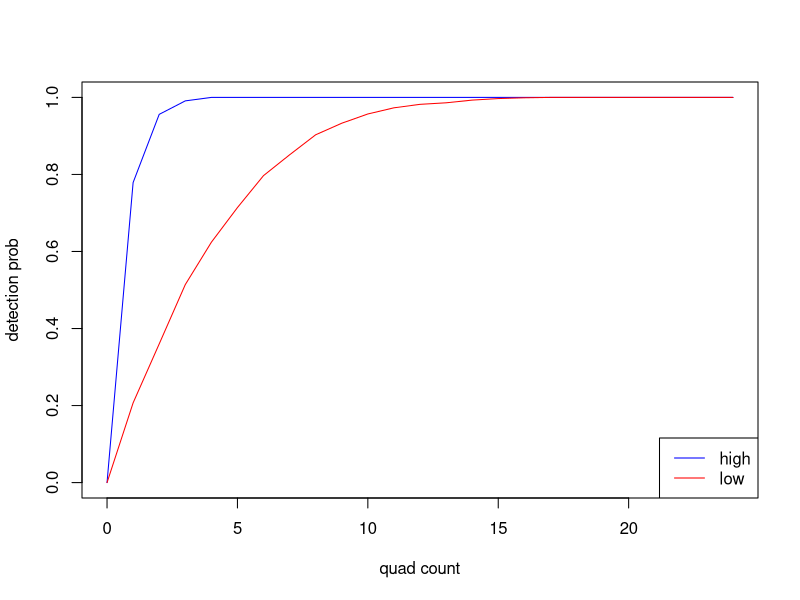

This chart was generated by the following R code:
################################################################
# write function to resample quadrats
quad_resamp <- function(quad_occupancy_vec, iterations){
  dframe.resamp <- matrix(nrow = iterations, ncol = length(quad_occupancy_vec))
  for(i in 1:iterations){
    dframe.resamp[i,] <- quad_occupancy_vec[sample(1:length(quad_occupancy_vec))]
    dframe.resamp[i,] <- cumsum(dframe.resamp[i,])
    dframe.resamp[i,] <- ifelse(dframe.resamp[i,] == 0, 0, 1)}
  
  dframe.resamp.prob <- data.frame(seq(1:length(quad_occupancy_vec)),
                                   apply(dframe.resamp, 2, mean),
                                   apply(dframe.resamp, 2, sd))
  colnames(dframe.resamp.prob) <- c("quad_no","detection_prob","stdev")
  dframe.resamp.prob <- rbind(c(0,0,0), dframe.resamp.prob)
}

################################################################
# simulate vectors with low or high occupancy
set.seed(1); vec.occup.low <- rbinom(24, 1, 0.2)
set.seed(1); vec.occup.high <- rbinom(24, 1, 0.8)

# resample quadrats to create detection curves
df.detect.low <- quad_resamp(vec.occup.low, 1000)
df.detect.high <- quad_resamp(vec.occup.high, 1000)

################################################################
# plot detection curves
plot(df.detect.high$quad_no,
     df.detect.high$detection_prob,
     type = "l",
     col = "blue", xlab = "quad count", ylab = "detection prob")

lines(df.detect.low$quad_no,
      df.detect.low$detection_prob,
      col = "red", type = "l")

legend("bottomright", legend=c("high", "low"),
       col=c("blue", "red"), lty = 1)

################################################################
